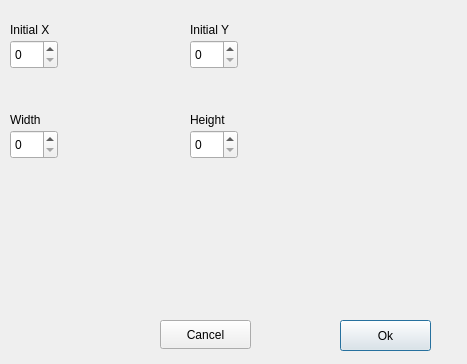
<?xml version="1.0" encoding="UTF-8"?>
<ui version="4.0">
 <class>CropDialog</class>
 <widget class="QDialog" name="CropDialog">
  <property name="geometry">
   <rect>
    <x>0</x>
    <y>0</y>
    <width>467</width>
    <height>364</height>
   </rect>
  </property>
  <property name="windowTitle">
   <string>Dialog</string>
  </property>
  <widget class="QPushButton" name="okButton">
   <property name="geometry">
    <rect>
     <x>340</x>
     <y>320</y>
     <width>91</width>
     <height>31</height>
    </rect>
   </property>
   <property name="text">
    <string>Ok</string>
   </property>
  </widget>
  <widget class="QPushButton" name="cancelButton">
   <property name="geometry">
    <rect>
     <x>160</x>
     <y>320</y>
     <width>91</width>
     <height>29</height>
    </rect>
   </property>
   <property name="text">
    <string>Cancel</string>
   </property>
  </widget>
  <widget class="QSpinBox" name="initialX">
   <property name="geometry">
    <rect>
     <x>10</x>
     <y>40</y>
     <width>48</width>
     <height>29</height>
    </rect>
   </property>
   <property name="maximum">
    <number>9999</number>
   </property>
  </widget>
  <widget class="QSpinBox" name="initialY">
   <property name="geometry">
    <rect>
     <x>190</x>
     <y>40</y>
     <width>48</width>
     <height>29</height>
    </rect>
   </property>
   <property name="maximum">
    <number>9999</number>
   </property>
  </widget>
  <widget class="QSpinBox" name="cropWidth">
   <property name="geometry">
    <rect>
     <x>10</x>
     <y>130</y>
     <width>48</width>
     <height>29</height>
    </rect>
   </property>
   <property name="maximum">
    <number>9999</number>
   </property>
  </widget>
  <widget class="QSpinBox" name="cropHeight">
   <property name="geometry">
    <rect>
     <x>190</x>
     <y>130</y>
     <width>48</width>
     <height>29</height>
    </rect>
   </property>
   <property name="maximum">
    <number>9999</number>
   </property>
  </widget>
  <widget class="QLabel" name="label">
   <property name="geometry">
    <rect>
     <x>10</x>
     <y>20</y>
     <width>61</width>
     <height>20</height>
    </rect>
   </property>
   <property name="text">
    <string>Initial X</string>
   </property>
  </widget>
  <widget class="QLabel" name="label_2">
   <property name="geometry">
    <rect>
     <x>190</x>
     <y>20</y>
     <width>63</width>
     <height>20</height>
    </rect>
   </property>
   <property name="text">
    <string>Initial Y</string>
   </property>
  </widget>
  <widget class="QLabel" name="label_3">
   <property name="geometry">
    <rect>
     <x>10</x>
     <y>110</y>
     <width>63</width>
     <height>20</height>
    </rect>
   </property>
   <property name="text">
    <string>Width</string>
   </property>
  </widget>
  <widget class="QLabel" name="label_4">
   <property name="geometry">
    <rect>
     <x>190</x>
     <y>110</y>
     <width>63</width>
     <height>20</height>
    </rect>
   </property>
   <property name="text">
    <string>Height</string>
   </property>
  </widget>
 </widget>
 <resources/>
 <connections/>
</ui>
